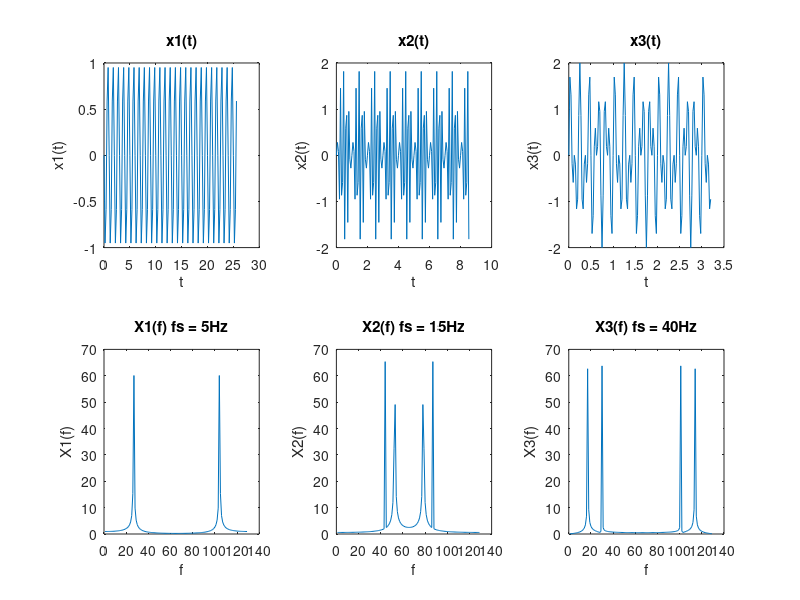
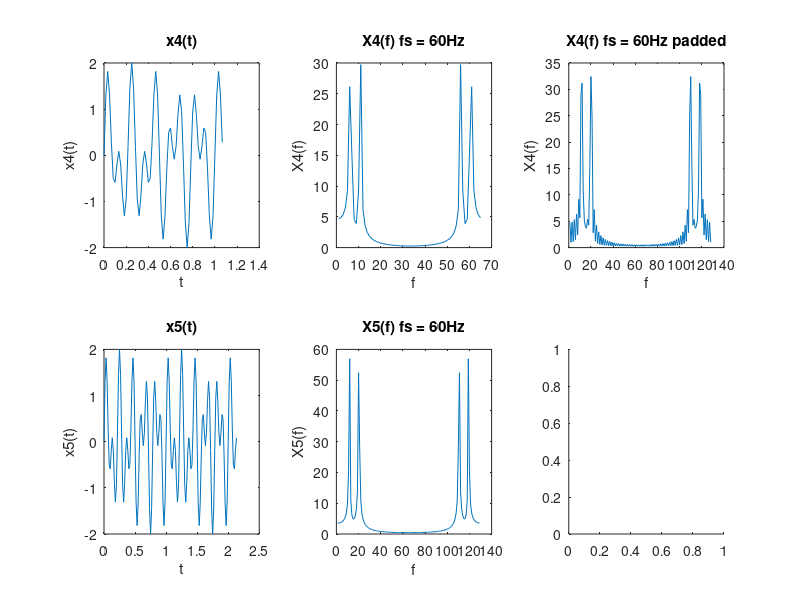

Reproduce these figures in MATLAB, in order.
% Task 3
f1 = 5;
f2 = 9;

Fs1 = 5;
Fs2 = 15;
Fs3 = 40;
Fs4 = 60;

t1 = 0:1/Fs1:128*1/Fs1;
t2 = 0:1/Fs2:128*1/Fs2;
t3 = 0:1/Fs3:128*1/Fs3;
t4 = 0:1/Fs4:64*1/Fs4;
t5 = 0:1/Fs4:128*1/Fs4;

x1 = sin(2*pi*f1*t1) + sin(2*pi*f2*t1);
x2 = sin(2*pi*f1*t2) + sin(2*pi*f2*t2);
x3 = sin(2*pi*f1*t3) + sin(2*pi*f2*t3);
x4 = sin(2*pi*f1*t4) + sin(2*pi*f2*t4);
x4_padded = [x4, zeros(1,128 - length(x4))];
x5 = sin(2*pi*f1*t5) + sin(2*pi*f2*t5);

% Magnitude spectrum
X1 = abs(fft(x1));
X2 = abs(fft(x2));
X3 = abs(fft(x3));
X4 = abs(fft(x4));
X4_padded = abs(fft(x4_padded));
X5 = abs(fft(x5));

% Plotting
figure(1);
subplot(2,3,1);
plot(t1,x1);
title('x1(t)');
xlabel('t');
ylabel('x1(t)');
subplot(2,3,2);
plot(t2,x2);
title('x2(t)');
xlabel('t');
ylabel('x2(t)');
subplot(2,3,3);
plot(t3,x3);
title('x3(t)');
xlabel('t');
ylabel('x3(t)');
subplot(2,3,4);
plot(X1);
title('X1(f) fs = 5Hz');
xlabel('f');
ylabel('X1(f)');
subplot(2,3,5);
plot(X2);
title('X2(f) fs = 15Hz');
xlabel('f');
ylabel('X2(f)');
subplot(2,3,6);
plot(X3);
title('X3(f) fs = 40Hz');
xlabel('f');
ylabel('X3(f)');

figure(2);
subplot(2,3,1);
plot(t4,x4);
title('x4(t)');
xlabel('t');
ylabel('x4(t)');
subplot(2,3,2);
plot(X4);
title('X4(f) fs = 60Hz');
xlabel('f');
ylabel('X4(f)');
subplot(2,3,3);
plot(X4_padded);
title('X4(f) fs = 60Hz padded');
xlabel('f');
ylabel('X4(f)');
subplot(2,3,4);
plot(t5,x5);
title('x5(t)');
xlabel('t');
ylabel('x5(t)');
subplot(2,3,5);
plot(X5);
title('X5(f) fs = 60Hz');
xlabel('f');
ylabel('X5(f)');
subplot(2,3,6);